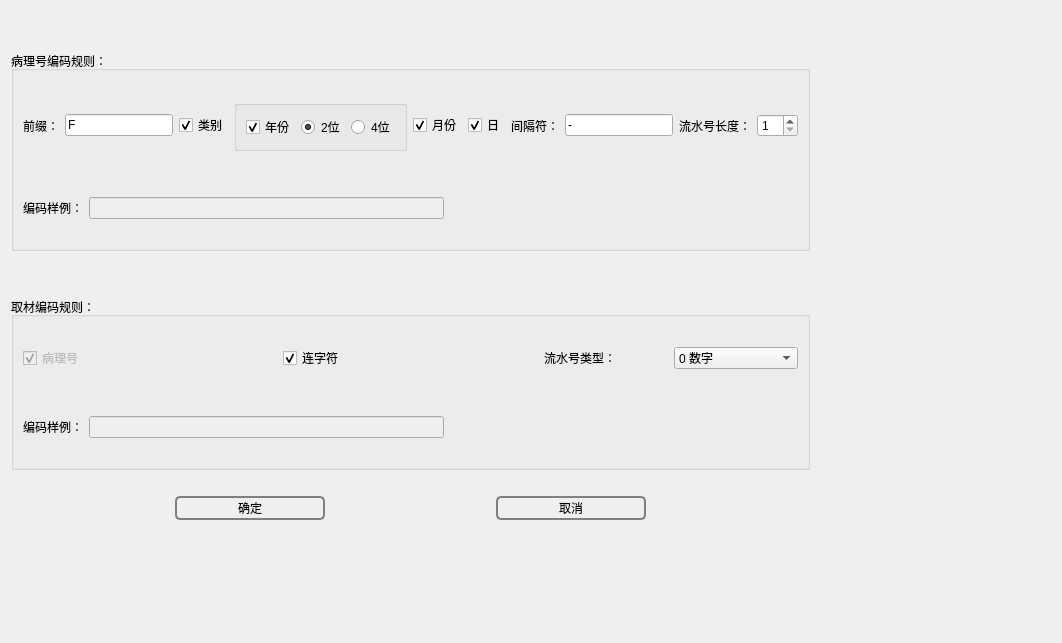
<?xml version="1.0" encoding="UTF-8"?>
<ui version="4.0">
 <class>coderole</class>
 <widget class="QWidget" name="coderole">
  <property name="geometry">
   <rect>
    <x>0</x>
    <y>0</y>
    <width>1062</width>
    <height>643</height>
   </rect>
  </property>
  <property name="windowTitle">
   <string>Form</string>
  </property>
  <layout class="QVBoxLayout" name="verticalLayout_8">
   <item>
    <layout class="QHBoxLayout" name="horizontalLayout_12">
     <item>
      <layout class="QVBoxLayout" name="verticalLayout_7">
       <item>
        <spacer name="horizontalSpacer_4">
         <property name="orientation">
          <enum>Qt::Horizontal</enum>
         </property>
         <property name="sizeHint" stdset="0">
          <size>
           <width>40</width>
           <height>20</height>
          </size>
         </property>
        </spacer>
       </item>
       <item>
        <spacer name="horizontalSpacer_5">
         <property name="orientation">
          <enum>Qt::Horizontal</enum>
         </property>
         <property name="sizeHint" stdset="0">
          <size>
           <width>40</width>
           <height>20</height>
          </size>
         </property>
        </spacer>
       </item>
       <item>
        <layout class="QVBoxLayout" name="verticalLayout_6">
         <item>
          <widget class="QGroupBox" name="groupBoxBingLi">
           <property name="title">
            <string>病理号编码规则：</string>
           </property>
           <layout class="QVBoxLayout" name="verticalLayout_3">
            <item>
             <spacer name="horizontalSpacer_12">
              <property name="orientation">
               <enum>Qt::Horizontal</enum>
              </property>
              <property name="sizeHint" stdset="0">
               <size>
                <width>40</width>
                <height>20</height>
               </size>
              </property>
             </spacer>
            </item>
            <item>
             <layout class="QVBoxLayout" name="verticalLayout_2">
              <item>
               <layout class="QHBoxLayout" name="horizontalLayout_6">
                <item>
                 <layout class="QHBoxLayout" name="horizontalLayout_2">
                  <item>
                   <widget class="QLabel" name="label">
                    <property name="text">
                     <string>前缀：</string>
                    </property>
                   </widget>
                  </item>
                  <item>
                   <widget class="QLineEdit" name="lineEditPrefix">
                    <property name="text">
                     <string>F</string>
                    </property>
                   </widget>
                  </item>
                 </layout>
                </item>
                <item>
                 <widget class="QCheckBox" name="checkBoxType">
                  <property name="text">
                   <string>类别</string>
                  </property>
                  <property name="checked">
                   <bool>true</bool>
                  </property>
                 </widget>
                </item>
                <item>
                 <layout class="QHBoxLayout" name="horizontalLayout_3">
                  <item>
                   <widget class="QGroupBox" name="groupBox_2">
                    <property name="title">
                     <string/>
                    </property>
                    <layout class="QVBoxLayout" name="verticalLayout">
                     <item>
                      <layout class="QHBoxLayout" name="horizontalLayout">
                       <item>
                        <widget class="QCheckBox" name="checkBoxYear">
                         <property name="text">
                          <string>年份</string>
                         </property>
                         <property name="checked">
                          <bool>true</bool>
                         </property>
                        </widget>
                       </item>
                       <item>
                        <widget class="QRadioButton" name="radioButtonTwo">
                         <property name="text">
                          <string>2位</string>
                         </property>
                         <property name="checked">
                          <bool>true</bool>
                         </property>
                        </widget>
                       </item>
                       <item>
                        <widget class="QRadioButton" name="radioButtonFour">
                         <property name="text">
                          <string>4位</string>
                         </property>
                        </widget>
                       </item>
                      </layout>
                     </item>
                    </layout>
                   </widget>
                  </item>
                 </layout>
                </item>
                <item>
                 <layout class="QHBoxLayout" name="horizontalLayout_5">
                  <item>
                   <widget class="QCheckBox" name="checkBoxMonth">
                    <property name="text">
                     <string>月份</string>
                    </property>
                    <property name="checked">
                     <bool>true</bool>
                    </property>
                   </widget>
                  </item>
                  <item>
                   <widget class="QCheckBox" name="checkBoxDay">
                    <property name="text">
                     <string>日</string>
                    </property>
                    <property name="checked">
                     <bool>true</bool>
                    </property>
                   </widget>
                  </item>
                  <item>
                   <widget class="QLabel" name="label_2">
                    <property name="text">
                     <string>间隔符：</string>
                    </property>
                   </widget>
                  </item>
                  <item>
                   <widget class="QLineEdit" name="lineEditSpin">
                    <property name="text">
                     <string>-</string>
                    </property>
                   </widget>
                  </item>
                 </layout>
                </item>
                <item>
                 <layout class="QHBoxLayout" name="horizontalLayout_4">
                  <item>
                   <widget class="QLabel" name="label_3">
                    <property name="text">
                     <string>流水号长度：</string>
                    </property>
                   </widget>
                  </item>
                  <item>
                   <widget class="QSpinBox" name="spinBoxLength">
                    <property name="minimum">
                     <number>1</number>
                    </property>
                   </widget>
                  </item>
                 </layout>
                </item>
               </layout>
              </item>
              <item>
               <spacer name="horizontalSpacer_8">
                <property name="orientation">
                 <enum>Qt::Horizontal</enum>
                </property>
                <property name="sizeHint" stdset="0">
                 <size>
                  <width>40</width>
                  <height>20</height>
                 </size>
                </property>
               </spacer>
              </item>
              <item>
               <spacer name="horizontalSpacer_9">
                <property name="orientation">
                 <enum>Qt::Horizontal</enum>
                </property>
                <property name="sizeHint" stdset="0">
                 <size>
                  <width>40</width>
                  <height>20</height>
                 </size>
                </property>
               </spacer>
              </item>
              <item>
               <layout class="QHBoxLayout" name="horizontalLayout_7">
                <item>
                 <widget class="QLabel" name="label_4">
                  <property name="text">
                   <string>编码样例：</string>
                  </property>
                 </widget>
                </item>
                <item>
                 <widget class="QLineEdit" name="lineEditBingLiCodeDemo">
                  <property name="enabled">
                   <bool>false</bool>
                  </property>
                 </widget>
                </item>
                <item>
                 <spacer name="horizontalSpacer_15">
                  <property name="orientation">
                   <enum>Qt::Horizontal</enum>
                  </property>
                  <property name="sizeHint" stdset="0">
                   <size>
                    <width>40</width>
                    <height>20</height>
                   </size>
                  </property>
                 </spacer>
                </item>
               </layout>
              </item>
             </layout>
            </item>
            <item>
             <spacer name="horizontalSpacer_17">
              <property name="orientation">
               <enum>Qt::Horizontal</enum>
              </property>
              <property name="sizeHint" stdset="0">
               <size>
                <width>40</width>
                <height>20</height>
               </size>
              </property>
             </spacer>
            </item>
           </layout>
          </widget>
         </item>
         <item>
          <spacer name="horizontalSpacer_3">
           <property name="orientation">
            <enum>Qt::Horizontal</enum>
           </property>
           <property name="sizeHint" stdset="0">
            <size>
             <width>40</width>
             <height>20</height>
            </size>
           </property>
          </spacer>
         </item>
         <item>
          <spacer name="horizontalSpacer_2">
           <property name="orientation">
            <enum>Qt::Horizontal</enum>
           </property>
           <property name="sizeHint" stdset="0">
            <size>
             <width>40</width>
             <height>20</height>
            </size>
           </property>
          </spacer>
         </item>
         <item>
          <widget class="QGroupBox" name="groupBoxQuCai">
           <property name="title">
            <string>取材编码规则：</string>
           </property>
           <layout class="QVBoxLayout" name="verticalLayout_5">
            <item>
             <spacer name="horizontalSpacer_13">
              <property name="orientation">
               <enum>Qt::Horizontal</enum>
              </property>
              <property name="sizeHint" stdset="0">
               <size>
                <width>40</width>
                <height>20</height>
               </size>
              </property>
             </spacer>
            </item>
            <item>
             <layout class="QVBoxLayout" name="verticalLayout_4">
              <item>
               <layout class="QHBoxLayout" name="horizontalLayout_9">
                <item>
                 <widget class="QCheckBox" name="checkBoxBingLiNumber">
                  <property name="enabled">
                   <bool>false</bool>
                  </property>
                  <property name="text">
                   <string>病理号</string>
                  </property>
                  <property name="checked">
                   <bool>true</bool>
                  </property>
                 </widget>
                </item>
                <item>
                 <widget class="QCheckBox" name="checkBoxHyphen">
                  <property name="text">
                   <string>连字符</string>
                  </property>
                  <property name="checked">
                   <bool>true</bool>
                  </property>
                 </widget>
                </item>
                <item>
                 <layout class="QHBoxLayout" name="horizontalLayout_8">
                  <item>
                   <widget class="QLabel" name="label_5">
                    <property name="text">
                     <string>流水号类型：</string>
                    </property>
                   </widget>
                  </item>
                  <item>
                   <widget class="QComboBox" name="comboBoxNumberType">
                    <item>
                     <property name="text">
                      <string>0 数字</string>
                     </property>
                    </item>
                    <item>
                     <property name="text">
                      <string>1 小写字母</string>
                     </property>
                    </item>
                    <item>
                     <property name="text">
                      <string>2 大写字母</string>
                     </property>
                    </item>
                   </widget>
                  </item>
                 </layout>
                </item>
               </layout>
              </item>
              <item>
               <spacer name="horizontalSpacer_11">
                <property name="orientation">
                 <enum>Qt::Horizontal</enum>
                </property>
                <property name="sizeHint" stdset="0">
                 <size>
                  <width>40</width>
                  <height>20</height>
                 </size>
                </property>
               </spacer>
              </item>
              <item>
               <spacer name="horizontalSpacer_10">
                <property name="orientation">
                 <enum>Qt::Horizontal</enum>
                </property>
                <property name="sizeHint" stdset="0">
                 <size>
                  <width>40</width>
                  <height>20</height>
                 </size>
                </property>
               </spacer>
              </item>
              <item>
               <layout class="QHBoxLayout" name="horizontalLayout_10">
                <item>
                 <widget class="QLabel" name="label_6">
                  <property name="text">
                   <string>编码样例：</string>
                  </property>
                 </widget>
                </item>
                <item>
                 <widget class="QLineEdit" name="lineEditQuCaiCodeDemo">
                  <property name="enabled">
                   <bool>false</bool>
                  </property>
                 </widget>
                </item>
                <item>
                 <spacer name="horizontalSpacer_16">
                  <property name="orientation">
                   <enum>Qt::Horizontal</enum>
                  </property>
                  <property name="sizeHint" stdset="0">
                   <size>
                    <width>40</width>
                    <height>20</height>
                   </size>
                  </property>
                 </spacer>
                </item>
               </layout>
              </item>
             </layout>
            </item>
            <item>
             <spacer name="horizontalSpacer_18">
              <property name="orientation">
               <enum>Qt::Horizontal</enum>
              </property>
              <property name="sizeHint" stdset="0">
               <size>
                <width>40</width>
                <height>20</height>
               </size>
              </property>
             </spacer>
            </item>
           </layout>
          </widget>
         </item>
        </layout>
       </item>
       <item>
        <spacer name="horizontalSpacer_19">
         <property name="orientation">
          <enum>Qt::Horizontal</enum>
         </property>
         <property name="sizeHint" stdset="0">
          <size>
           <width>40</width>
           <height>20</height>
          </size>
         </property>
        </spacer>
       </item>
       <item>
        <layout class="QHBoxLayout" name="horizontalLayout_11">
         <item>
          <spacer name="horizontalSpacer_6">
           <property name="orientation">
            <enum>Qt::Horizontal</enum>
           </property>
           <property name="sizeHint" stdset="0">
            <size>
             <width>40</width>
             <height>20</height>
            </size>
           </property>
          </spacer>
         </item>
         <item>
          <widget class="QPushButton" name="pushButtonOk">
           <property name="minimumSize">
            <size>
             <width>150</width>
             <height>0</height>
            </size>
           </property>
           <property name="styleSheet">
            <string notr="true">QPushButton
{
    background-color: transparent;
    border-radius:5px;
    border:2px solid gray;
    color:black;
    height:20px;
}

QPushButton:hover
{
    background-color: rgb(0,130,150);
    border-radius:5px;
    color:white;
}

QPushButton:hover:pressed
{
    background-color:rgb(85,170,255);
    border-radius:5px;
    color:white;
}</string>
           </property>
           <property name="text">
            <string>确定</string>
           </property>
          </widget>
         </item>
         <item>
          <spacer name="horizontalSpacer_14">
           <property name="orientation">
            <enum>Qt::Horizontal</enum>
           </property>
           <property name="sizeHint" stdset="0">
            <size>
             <width>40</width>
             <height>20</height>
            </size>
           </property>
          </spacer>
         </item>
         <item>
          <widget class="QPushButton" name="pushButtonCancel">
           <property name="minimumSize">
            <size>
             <width>150</width>
             <height>0</height>
            </size>
           </property>
           <property name="styleSheet">
            <string notr="true">QPushButton
{
    background-color: transparent;
    border-radius:5px;
    border:2px solid gray;
    color:black;
    height:20px;
}

QPushButton:hover
{
    background-color: rgb(0,130,150);
    border-radius:5px;
    color:white;
}

QPushButton:hover:pressed
{
    background-color:rgb(85,170,255);
    border-radius:5px;
    color:white;
}</string>
           </property>
           <property name="text">
            <string>取消</string>
           </property>
          </widget>
         </item>
         <item>
          <spacer name="horizontalSpacer_7">
           <property name="orientation">
            <enum>Qt::Horizontal</enum>
           </property>
           <property name="sizeHint" stdset="0">
            <size>
             <width>40</width>
             <height>20</height>
            </size>
           </property>
          </spacer>
         </item>
        </layout>
       </item>
       <item>
        <spacer name="verticalSpacer">
         <property name="orientation">
          <enum>Qt::Vertical</enum>
         </property>
         <property name="sizeHint" stdset="0">
          <size>
           <width>20</width>
           <height>40</height>
          </size>
         </property>
        </spacer>
       </item>
      </layout>
     </item>
     <item>
      <spacer name="horizontalSpacer">
       <property name="orientation">
        <enum>Qt::Horizontal</enum>
       </property>
       <property name="sizeHint" stdset="0">
        <size>
         <width>40</width>
         <height>20</height>
        </size>
       </property>
      </spacer>
     </item>
    </layout>
   </item>
  </layout>
 </widget>
 <resources/>
 <connections/>
</ui>
